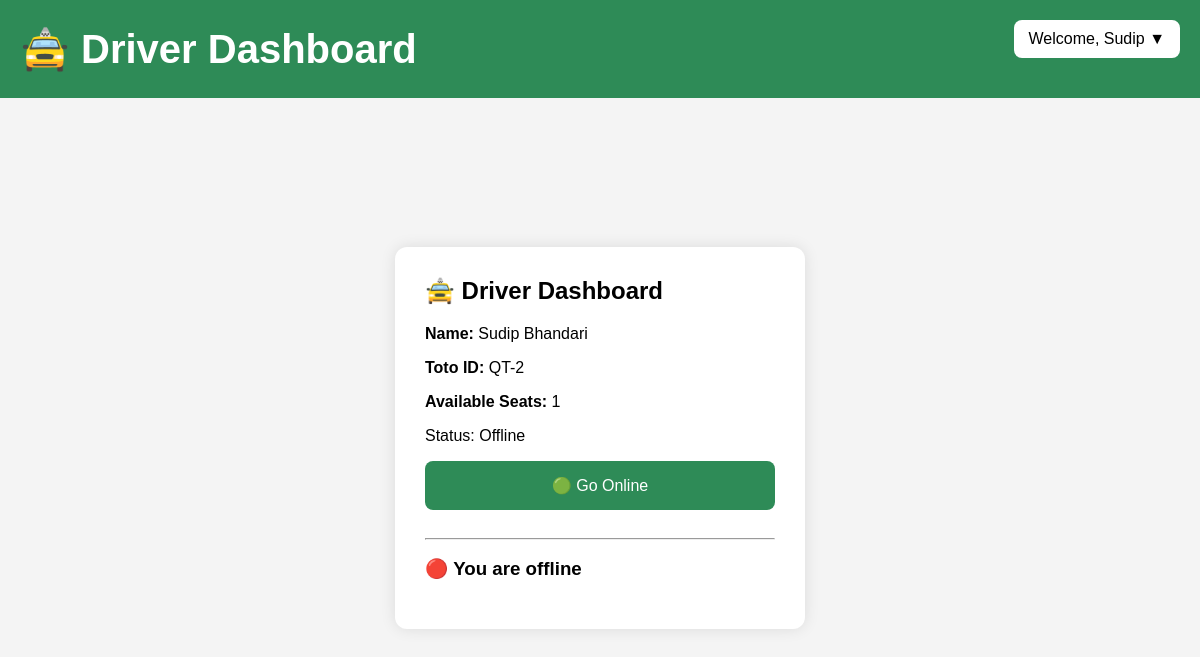
/driver (signed in), run on an earlier commit of the app's database.
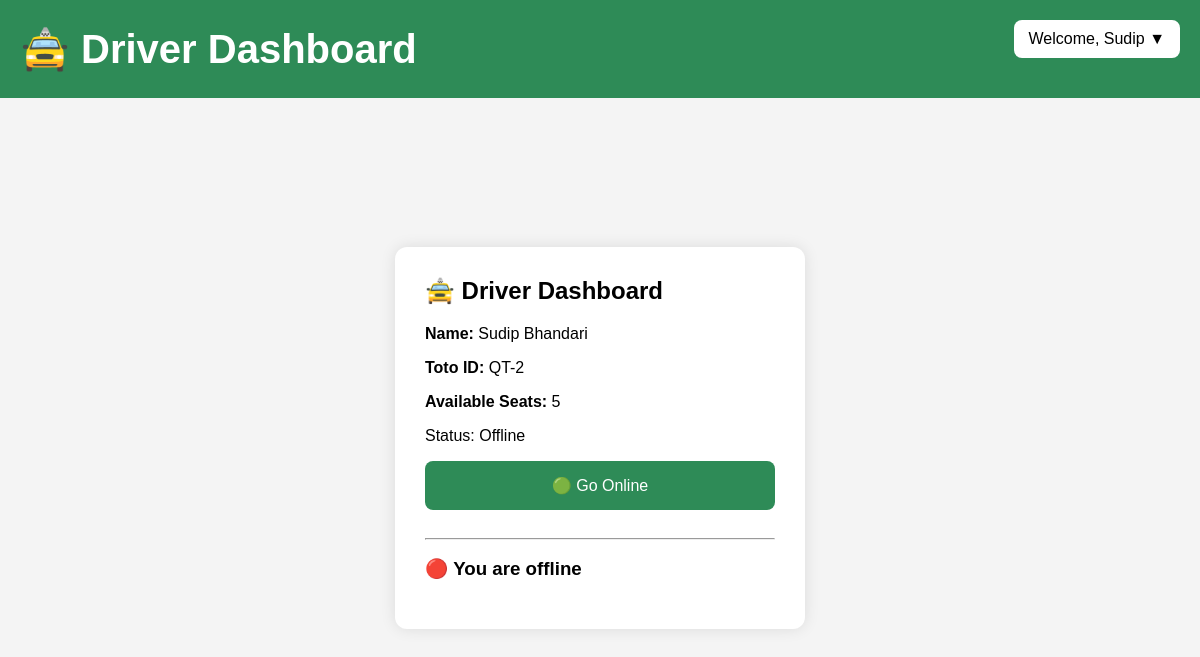
And on a later commit of the database.
### tables this page shows
CREATE TABLE drivers (

    id INTEGER PRIMARY KEY AUTOINCREMENT,

    user_id INTEGER,

    license_id TEXT,

    first_name TEXT,

    last_name TEXT,

    phone TEXT,

    email TEXT,

    toto_number TEXT,

    total_seats INTEGER,

    available_seats INTEGER,

    latitude REAL,

    longitude REAL,

    online INTEGER

);

### app.py (the view)
@app.route("/driver")
@app.route("/driver")
def driver():
    if "user_id" not in session:
        return redirect(
            "/login/driver"
        )
    if session["role"] != "driver":
        return redirect(
            "passenger"
        )
    user_id = session["user_id"]
    cursor.execute(
        '''

        SELECT *

        FROM drivers

        WHERE user_id = ?

        ''',
        (user_id,)
    )
    driver_data = cursor.fetchone()
    return render_template(
        "driver.html",
        driver=driver_data
    )
    return render_template("driver.html")

### templates/driver.html (shortened to what this page needs)
<!DOCTYPE html>
<html lang="en">
<head>
    <link rel="stylesheet"
        href="{{ url_for('static', filename='style.css') }}">
</head>
<body>
    <div class="header">
        <div class="topbar">
            <div>
                <h1>🚖 Driver Dashboard</h1>
            </div>
            <div class="dropdown">
                <button class="dropbtn">
                    Welcome,
                    {{ driver[3] }}
                    ▼
                </button>
            </div>
        </div>
    </div>
    <div class="driver-container">
        <div class="ride-card">
    <h2>
    🚖 Driver Dashboard
    </h2>
    <p>
        <strong>Name:</strong>
        {{ driver[3] }}
        {{ driver[4] }}
    </p>
    <p>
        <strong>Toto ID:</strong>
        {{ driver[7] }}
    </p>
    <p>
        <strong>Available Seats:</strong>
        {{ driver[9] }}
    </p>
    <p id="availabilityText">
        Status: Offline
    </p>
    <button id="toggleBtn">
    🟢 Go Online
    </button>
    <hr>
    <div id="rideContainer">
        <h3>
            🔴 You are offline
        </h3>
    </div>
</div>
    </div>
</body>
</html>

### static/style.css (style rules this page uses)
body { margin: 0; font-family: Arial, sans-serif; background-color: #f4f4f4; }
.header { background-color: #2e8b57; color: white; text-align: center; padding: 20px; }
.header h1 { margin: 0; font-size: 40px; }
button { width: 100%; padding: 15px; margin-bottom: 20px; border: none; border-radius: 8px; background-color: #2e8b57; color: white; font-size: 16px; cursor: pointer; transition: 0.3s; }
.driver-container { display: flex; justify-content: center; align-items: center; height: calc(100vh - 120px); }
.ride-card { background: white; padding: 30px; width: 350px; border-radius: 12px; box-shadow: 0px 0px 15px rgba(0,0,0,0.1); }
.ride-card h2 { margin-top: 0; }
.topbar { display: flex; justify-content: space-between; align-items: center; }
.dropdown { position: relative; display: inline-block; }
.dropbtn { background-color: white; color: black; padding: 10px 15px; border: none; border-radius: 8px; cursor: pointer; }

What changed in the data, as far as the page shows it:
changed drivers "Sudip": available_seats "1" → "5"
